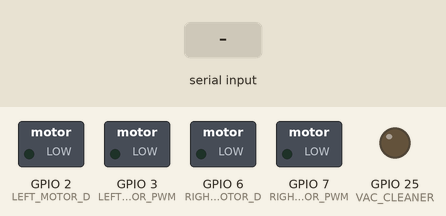
Recording of a sketch running on a simulated ESP32. On the bench: switched loads named in the sketch (green lamp = pin HIGH), output pins drawn as LEDs (lit = HIGH). The test bench sets the inputs (shaded band).

Above: at 1.2 s.
1.3 s: "1" received over Serial
At 2.2 s:
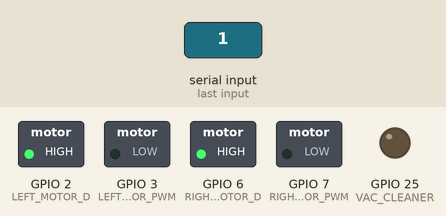
2.8 s: "2" received over Serial
At 3.3 s:
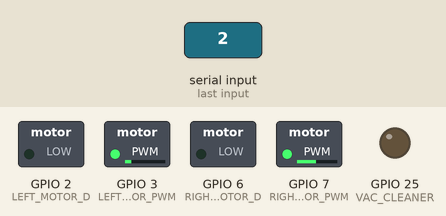
4.3 s: "3" received over Serial
At 5.5 s:
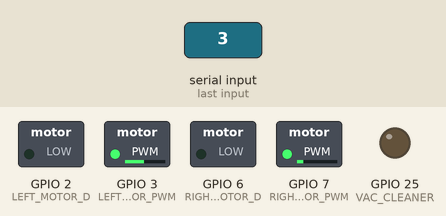
5.8 s: "4" received over Serial
At 6.8 s:
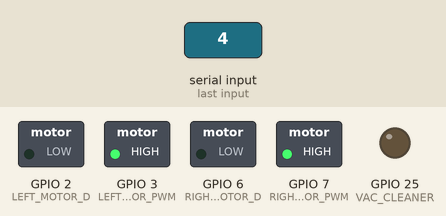
7.3 s: "5" received over Serial
At 7.9 s:
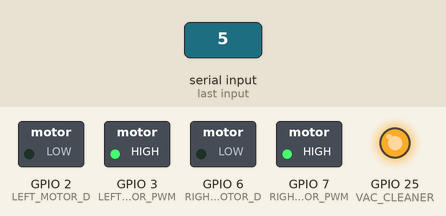
8.8 s: "7" received over Serial
At 9.1 s:
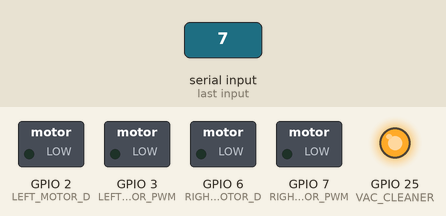
Timing chart, 0 to 11.3 s (numbered marks = the images above; inputs shaded):
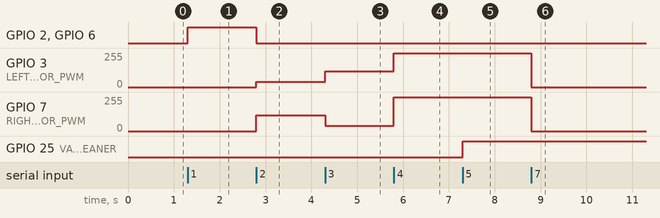

Measured:
- after the input at 1.3 s, GPIO 2 (LEFT_MOTOR_D), GPIO 6 (RIGHT_MOTOR_D): LOW → HIGH at once
- after the input at 2.8 s, GPIO 2 (LEFT_MOTOR_D), GPIO 6 (RIGHT_MOTOR_D): HIGH → LOW at once; GPIO 3 (LEFT_MOTOR_PWM): 0/255 → 40/255 at once; GPIO 7 (RIGHT_MOTOR_PWM): 0/255 → 120/255 at once
- after the input at 4.3 s, GPIO 3 (LEFT_MOTOR_PWM): 40/255 → 120/255 at once; GPIO 7 (RIGHT_MOTOR_PWM): 120/255 → 40/255 at once
- after the input at 5.8 s, GPIO 3 (LEFT_MOTOR_PWM): 120/255 → 255/255 at once; GPIO 7 (RIGHT_MOTOR_PWM): 40/255 → 255/255 at once
- after the input at 7.3 s, GPIO 25 (VAC_CLEANER): LOW → HIGH at once
- after the input at 8.8 s, GPIO 3 (LEFT_MOTOR_PWM), GPIO 7 (RIGHT_MOTOR_PWM): 255/255 → 0/255 at once

The sketch:

main.ino
```cpp
#define RIGHT_MOTOR_PWM 7            // обязательно должен быть ШИМ
#define LEFT_MOTOR_PWM 3              // обязательно должен быть ШИМ
#define LEFT_MOTOR_D 2
#define RIGHT_MOTOR_D 6
#define VAC_CLEANER 25

char _bluetoothValue;

void setup()
{
  Serial.begin(9600);

  pinMode(RIGHT_MOTOR_PWM, OUTPUT);
  pinMode(LEFT_MOTOR_PWM, OUTPUT);
  pinMode(RIGHT_MOTOR_D, OUTPUT);
  pinMode(LEFT_MOTOR_D, OUTPUT);

  pinMode(VAC_CLEANER, OUTPUT);
}

void loop()
{
  if(Serial.available())
  {
    _bluetoothValue = Serial.read();
    switch(_bluetoothValue)
    {
      case '1':
      Forward();
      break;

      case  '2':
      Left();
      break;

      case '3':
      Right();
      break;

      case '4':
      Backward();
      break;

      case '5':
      CleaningOn();
      break;

      case '6':
      CleaningOff();
      break;

      case '7':
      Stop();
      break;
    }
  }
}

void CleaningOn() {digitalWrite(VAC_CLEANER, HIGH);}

void CleaningOff() {digitalWrite(VAC_CLEANER, LOW);}

void Forward()
{
  digitalWrite(RIGHT_MOTOR_PWM, LOW);
  digitalWrite(RIGHT_MOTOR_D, HIGH);
  digitalWrite(LEFT_MOTOR_D, HIGH);
  digitalWrite(LEFT_MOTOR_PWM, LOW);
}

void Backward()
{
  digitalWrite(RIGHT_MOTOR_PWM, HIGH);
  digitalWrite(RIGHT_MOTOR_D, LOW);
  digitalWrite(LEFT_MOTOR_PWM, HIGH);
  digitalWrite(LEFT_MOTOR_D, LOW);
}

void Right()
{
  analogWrite(RIGHT_MOTOR_PWM, 40);
  analogWrite(RIGHT_MOTOR_D, 0);
  analogWrite(LEFT_MOTOR_D, 0);
  analogWrite(LEFT_MOTOR_PWM, 120);
}

void Left()
{
  analogWrite(RIGHT_MOTOR_PWM, 120);
  analogWrite(RIGHT_MOTOR_D, 0);
  analogWrite(LEFT_MOTOR_D, 0);
  analogWrite(LEFT_MOTOR_PWM, 40);
}

void Stop()
{
  digitalWrite(RIGHT_MOTOR_PWM, LOW);
  digitalWrite(RIGHT_MOTOR_D, LOW);
  digitalWrite(LEFT_MOTOR_D, LOW);
  digitalWrite(LEFT_MOTOR_PWM, LOW);
}
```
